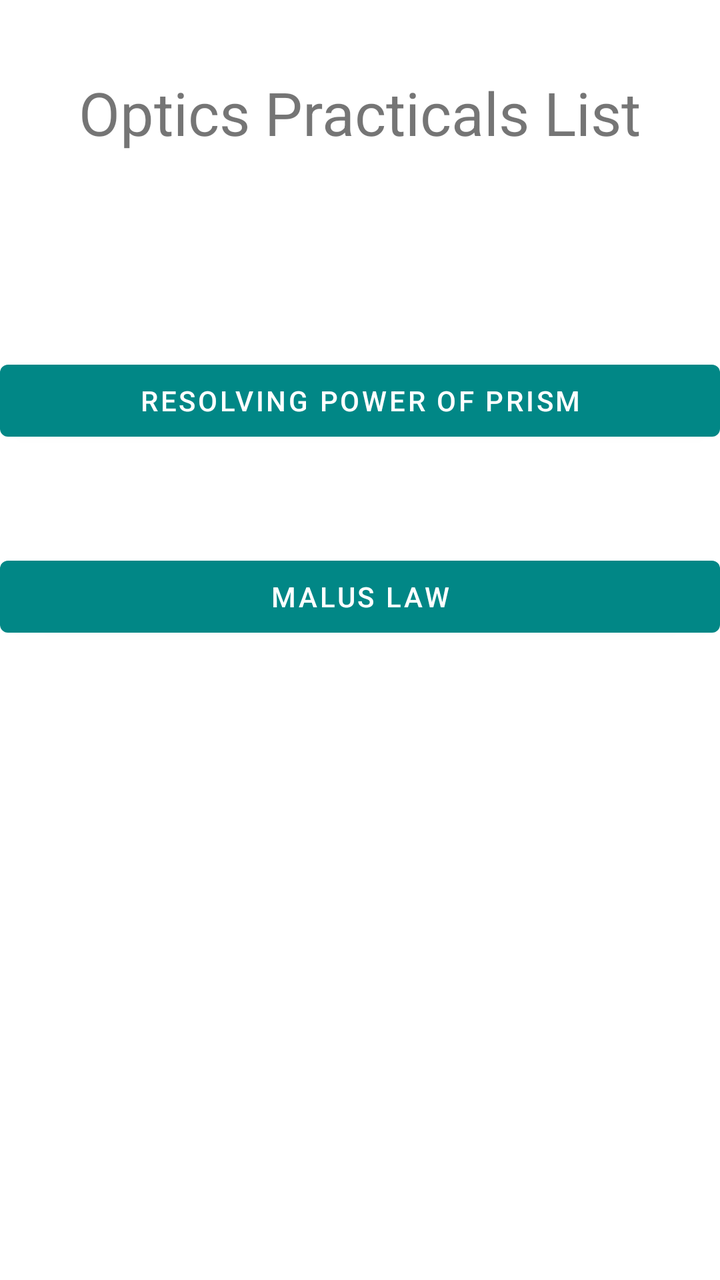
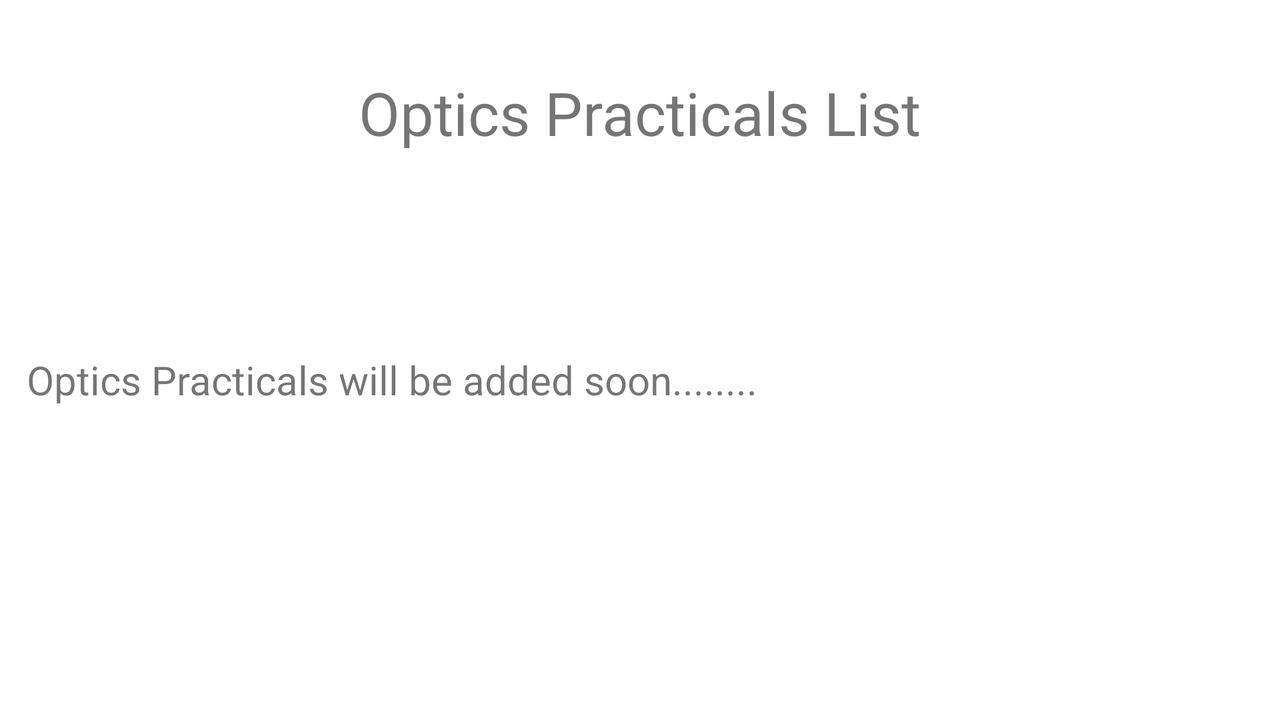

An Android layout and its configuration variant, each rendered on a device that would load it. The default file and the variant file are quoted in full after the pictures.
<!-- AndroidManifest.xml: application theme Theme.VirtualPhysicsLab -->
<!-- res/layout/activity_optics.xml -->
<?xml version="1.0" encoding="utf-8"?>
<androidx.constraintlayout.widget.ConstraintLayout xmlns:android="http://schemas.android.com/apk/res/android"
    xmlns:app="http://schemas.android.com/apk/res-auto"
    xmlns:tools="http://schemas.android.com/tools"
    android:layout_width="match_parent"
    android:layout_height="match_parent"
    tools:context=".Elasticity">

    <TextView
        android:id="@+id/textView2"
        android:layout_width="wrap_content"
        android:layout_height="wrap_content"
        android:layout_marginTop="36dp"
        android:text="Optics Practicals List"
        android:textSize="30sp"
        app:layout_constraintEnd_toEndOf="parent"
        app:layout_constraintStart_toStartOf="parent"
        app:layout_constraintTop_toTopOf="parent" />

    <Button
        android:id="@+id/ohmsButton"
        android:layout_width="match_parent"
        android:layout_height="wrap_content"
        android:layout_marginTop="100dp"
        android:text="Resolving Power of Prism"
        app:layout_constraintTop_toBottomOf="@+id/textView2"
        tools:layout_editor_absoluteX="152dp" />

    <Button
        android:id="@+id/button8"
        android:layout_width="match_parent"
        android:layout_height="wrap_content"
        android:layout_marginTop="50dp"
        android:text="Malus Law"
        app:layout_constraintTop_toBottomOf="@+id/ohmsButton"
        tools:layout_editor_absoluteX="163dp" />

</androidx.constraintlayout.widget.ConstraintLayout>
<!-- resources referenced by this layout -->
<resources>
  <style name="Theme.VirtualPhysicsLab" parent="Theme.MaterialComponents.DayNight.DarkActionBar">
          
          <item name="colorPrimary">@color/teal_700</item>
          <item name="colorPrimaryVariant">@color/teal_200</item>
          <item name="colorOnPrimary">@color/white</item>
          
          <item name="colorSecondary">@color/teal_200</item>
          <item name="colorSecondaryVariant">@color/teal_700</item>
          <item name="colorOnSecondary">@color/black</item>
          
          <item name="android:statusBarColor" tools:targetApi="l">?attr/colorPrimary</item>
          
  
  
      </style>
  <color name="teal_700">#FF018786</color>
  <color name="teal_200">#FF03DAC5</color>
  <color name="white">#FFFFFFFF</color>
  <color name="black">#FF000000</color>
</resources>
<!-- res/layout-land/activity_optics.xml (the repository's variant of the layout above) -->
<!-- drawn on the phone turned sideways -->
<?xml version="1.0" encoding="utf-8"?>
<androidx.constraintlayout.widget.ConstraintLayout xmlns:android="http://schemas.android.com/apk/res/android"
    xmlns:app="http://schemas.android.com/apk/res-auto"
    xmlns:tools="http://schemas.android.com/tools"
    android:layout_width="match_parent"
    android:layout_height="match_parent"
    tools:context=".Elasticity">

    <TextView
        android:id="@+id/textView2"
        android:layout_width="wrap_content"
        android:layout_height="wrap_content"
        android:layout_marginTop="36dp"
        android:text="Optics Practicals List"
        android:textSize="30sp"
        app:layout_constraintEnd_toEndOf="parent"
        app:layout_constraintStart_toStartOf="parent"
        app:layout_constraintTop_toTopOf="parent" />

    <TextView
        android:id="@+id/textView3"
        android:layout_width="match_parent"
        android:layout_height="wrap_content"
        android:layout_marginTop="100dp"
        android:text="\t\tOptics Practicals will be added soon........"
        android:textSize="20sp"
        app:layout_constraintTop_toBottomOf="@+id/textView2"
        tools:layout_editor_absoluteX="0dp" />
</androidx.constraintlayout.widget.ConstraintLayout>
